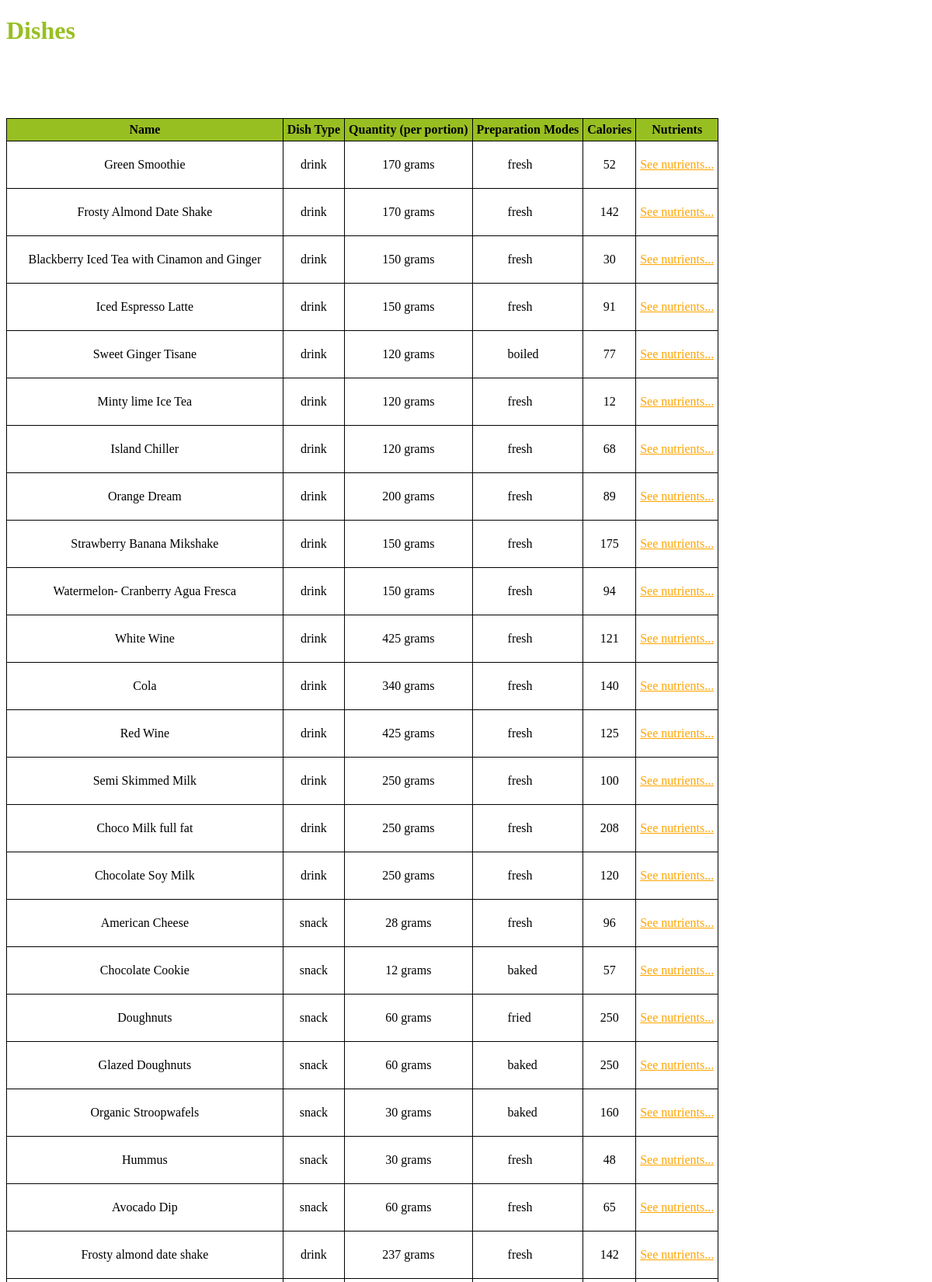
/dishesList.php (upper part), run on the app's committed database.
### tables this page shows
CREATE TABLE IF NOT EXISTS `dish` (
  `id` int(11) NOT NULL AUTO_INCREMENT,
  `name` varchar(500) NOT NULL,
  `quantityPerPortion` int(11) NOT NULL,
  `portionUnit` int(11) NOT NULL,
  `calories` int(11) NOT NULL,
  `dishType` int(11) NOT NULL DEFAULT '1',
  PRIMARY KEY (`id`)
);

CREATE TABLE IF NOT EXISTS `preparationMode` (
  `id` int(11) NOT NULL AUTO_INCREMENT,
  `name` varchar(100) NOT NULL,
  PRIMARY KEY (`id`)
);

### Classes/Dish.php (called while the page is built, shortened)
<?php
include_once($_SERVER['DOCUMENT_ROOT'] . '/Classes/PreparationMode.php');
include_once($_SERVER['DOCUMENT_ROOT'] . '/Classes/DishNutrient.php');
class Dish {
    private $name;
    private $quantityPerPortion;
    private $portionUnit;
    private $calories;
    private $dishType;
    public function getName() {
        return $this->name;
    }
    public function getPortionUnit() {
        return $this->portionUnit;
    }
    public function getQuantityPerPortion() {
        return $this->quantityPerPortion;
    }
    public function getDishType() {
        return $this->dishType;
    }
    public function getCalories() {
        return $this->calories;
    }
    public function load($id) {
        $sql = "SELECT * FROM dish
                WHERE id = {$id}";
        $result = mysql_query($sql);
        $row = mysql_fetch_assoc($result);
        $this->name = $row['name'];
        $this->quantityPerPortion = $row['quantityPerPortion'];
        $this->preparationMode = PreparationMode::getAllByDishId($row['id']);
        $this->calories = $row['calories'];
        $this->portionUnit = $row['portionUnit'];
        $this->nutrients = DishNutrient::getAllByDishId($row['id']);
        $this->dishType = $row['dishType'];
        return true;
    }
    public static function getAll() {
        $sql = "SELECT * FROM dish";
        $result = mysql_query($sql);
        $dishes = array();
        while ($row = mysql_fetch_assoc($result)) {
            $dishes[$row['id']] = new Dish();
            $dishes[$row['id']]->load($row['id']);
        }
        return $dishes;
    }
}
?>

### Classes/PreparationMode.php (called while the page is built, shortened)
<?php
class PreparationMode {
    private $name;
    public function getName() {
        return $this->name;
    }
    public function load($id) {
        $sql = "SELECT * FROM preparationMode
                WHERE id = {$id}";
        $result = mysql_query($sql);
        $row = mysql_fetch_assoc($result);
        $this->name = $row['name'];
        return true;
    }
    public static function getAllByDishId($id) {
        $sql = "SELECT dish.id as dish, preparationMode.id as preparationMode
                FROM dishPreparationMode
                     INNER JOIN dish
                         ON dishPreparationMode.dishId = dish.id
                     INNER JOIN preparationMode
                         ON dishPreparationMode.preparationModeId = preparationMode.id
                WHERE dish.id = {$id}";
        $result = mysql_query($sql);
        $preparationModes = array();
        while ($row = mysql_fetch_assoc($result)) {
            $preparationModes[$row['preparationMode']] = new PreparationMode();
            $preparationModes[$row['preparationMode']]->load($row['preparationMode']);
        }
        return $preparationModes;
    }
}
?>

### Classes/DishNutrient.php (called while the page is built, shortened)
<?php
class DishNutrient {
    public function load($id) {
        $sql = "SELECT * FROM nutrient
                WHERE id = {$id}";
        $result = mysql_query($sql);
        $row = mysql_fetch_assoc($result);
        return true;
    }
    public static function getAllByDishId($id) {
        $sql = "SELECT dish.id as dish, dishNutrients.quantity, nutrient.id as nutrient
                FROM dishNutrients
                     INNER JOIN dish
                         ON dishNutrients.dishId = dish.id
                     INNER JOIN nutrient
                         ON dishNutrients.nutrientId = nutrient.id
                WHERE dish.id = {$id}";
        $result = mysql_query($sql);
        $nutrients = array();
        while ($row = mysql_fetch_assoc($result)) {
            $nutrients[$row['nutrient']] = new DishNutrient();
            $nutrients[$row['nutrient']]->load($row['nutrient']);
            $nutrients[$row['nutrient']]->setQuantity($row['quantity']);
        }
        return $nutrients;
    }
}
?>

### Classes/HelpClass.php (called while the page is built, shortened)
<?php
class HelpClass {
    public static function getGenders() {
        $sql = "SELECT * FROM gender";
        $result = mysql_query($sql);
        $units = array();
        while ($row = mysql_fetch_assoc($result)) {
            $genders[$row['id']] = $row['name'];
        }
        return $genders;
    }
    public static function getDishTypes() {
        $sql = "SELECT * FROM dishType";
        $result = mysql_query($sql);
        $dishTypes = array();
        while ($row = mysql_fetch_assoc($result)) {
            $dishTypes[$row['id']] = $row['name'];
        }
        return $dishTypes;
    }
}
?>

### dishesList.php (the view, shortened to what this page needs)
<?php
include_once('Classes/HelpClass.php');
include_once('Classes/Dish.php');
include_once('Classes/PreparationMode.php');
include_once('Classes/DishNutrient.php');
$units = HelpClass::getUnits();
$patient = null;
$dishTypes = HelpClass::getDishTypes();
if ($patient) {
    $diets = Diet::getDiet($_GET['patient']);
    $hint = null;
    if (!is_array($diets)) {
        $hint = $diets;
        unset($diets);
    } else {
        $rule = $patient->getPlanningRule();
        $hint = $rule->getHint();
    }
    $impNutrients = DishNutrient::getAllImportantNutrients();
} else {
    $diets[1] = Dish::getAll();
}
?>
<!DOCTYPE html>
<html>
    <head>
        <link rel="stylesheet" type="text/css" href="css/styles.css">
    </head>
    <body>
        <h1>  <?php echo $patient ? "Diet for Patient: {$patient->getName()} ({$patient->getAge()})" : "Dishes"; ?>
        </h1>
        <?php if (isset($diets)): ?>
            <?php foreach ($diets as $day => $dishes): ?>
                <table class="list">
                    <tbody>
                        <tr>
                            <th >
                                Name
                            </th>
                            <th>
                                Dish Type
                            </th>
                            <th>
                                Quantity (per portion)
                            </th>
                            <th>
                                Preparation Modes
                            </th>
                            <th>
                                Calories
                            </th>
                            <th>
                                Nutrients
                            </th>
                        </tr>
                        <?php
                        if (count($dishes) > 0) {
                            foreach ($dishes as $key => $dish) {
                                $preparationModes = PreparationMode::getAllByDishId($key);
                                $listString = "<ul class=\"modes\">";
                                foreach ($preparationModes as $id => $mode) {
                                    $listString .= "<li>{$mode->getName()}</li>";
                                }
                                $listString .= "</ul>";
                                echo "<tr>
                                    <td>{$dish->getName()}
                                    </td>
                                    <td>{$dishTypes[$dish->getDishType()]}
                                    </td>
                                    <td>{$dish->getQuantityPerPortion()} {$units[$dish->getPortionUnit()]}
                                    </td>
                                    <td>
                                      {$listString}
                                    </td>
                                    <td>{$dish->getCalories()}
                                    </td>
                                    <td>
                                         <a href=\"dishNutrients.php?dish={$key}\" >See nutrients...</a>
                                    </td>
                                 </tr>";
                            }
                        }
                        ?>
                    </tbody>
                </table>
            <?php endforeach; ?>
<?php endif; ?>
    </body>
</html>

### css/styles.css (style rules this page uses)
td { padding:5px; }
table.list td { padding:5px; margin: 0; border: 1px solid; text-align: center; vertical-align: middle; }
table.list th { padding:5px; margin: 0; border: 1px solid; text-align: center; background-color: #98BF21; }
table.list { padding:10px; border-collapse: collapse; margin: 0; text-align: center; }
ul.modes { list-style: none; vertical-align: middle; }
li { text-align: left; }
a { color: orange; }
h1 { color:#98BF21; }

### data on the page
dish: name "Green Smoothie", dishType "drink", quantityPerPortion "170", portionUnit "grams", calories "52"
preparationmode: name "fresh"
dish: name "Frosty Almond Date Shake", dishType "drink", quantityPerPortion "170", portionUnit "grams", calories "142"
dish: name "Blackberry Iced Tea with Cinamon and Ginger", dishType "drink", quantityPerPortion "150", portionUnit "grams", calories "30"
dish: name "Iced Espresso Latte", dishType "drink", quantityPerPortion "150", portionUnit "grams", calories "91"
dish: name "Sweet Ginger Tisane", dishType "drink", quantityPerPortion "120", portionUnit "grams", calories "77"
preparationmode: name "boiled"
dish: name "Minty lime Ice Tea", dishType "drink", quantityPerPortion "120", portionUnit "grams", calories "12"
dish: name "Island Chiller", dishType "drink", quantityPerPortion "120", portionUnit "grams", calories "68"
dish: name "Orange Dream", dishType "drink", quantityPerPortion "200", portionUnit "grams", calories "89"
dish: name "Strawberry Banana Mikshake", dishType "drink", quantityPerPortion "150", portionUnit "grams", calories "175"
dish: name "Watermelon- Cranberry Agua Fresca", dishType "drink", quantityPerPortion "150", portionUnit "grams", calories "94"
dish: name "White Wine", dishType "drink", quantityPerPortion "425", portionUnit "grams", calories "121"
dish: name "Cola", dishType "drink", quantityPerPortion "340", portionUnit "grams", calories "140"
dish: name "Red Wine", dishType "drink", quantityPerPortion "425", portionUnit "grams", calories "125"
dish: name "Semi Skimmed Milk", dishType "drink", quantityPerPortion "250", portionUnit "grams", calories "100"
dish: name "Choco Milk full fat", dishType "drink", quantityPerPortion "250", portionUnit "grams", calories "208"
dish: name "Chocolate Soy Milk", dishType "drink", quantityPerPortion "250", portionUnit "grams", calories "120"
dish: name "American Cheese", dishType "snack", quantityPerPortion "28", portionUnit "grams", calories "96"
dish: name "Chocolate Cookie", dishType "snack", quantityPerPortion "12", portionUnit "grams", calories "57"
preparationmode: name "baked"
dish: name "Doughnuts", dishType "snack", quantityPerPortion "60", portionUnit "grams", calories "250"
preparationmode: name "fried"
dish: name "Glazed Doughnuts", dishType "snack", quantityPerPortion "60", portionUnit "grams", calories "250"
dish: name "Organic Stroopwafels", dishType "snack", quantityPerPortion "30", portionUnit "grams", calories "160"
dish: name "Hummus", dishType "snack", quantityPerPortion "30", portionUnit "grams", calories "48"
dish: name "Avocado Dip", dishType "snack", quantityPerPortion "60", portionUnit "grams", calories "65"
dish: name "Frosty almond date shake", dishType "drink", quantityPerPortion "237", portionUnit "grams", calories "142"
